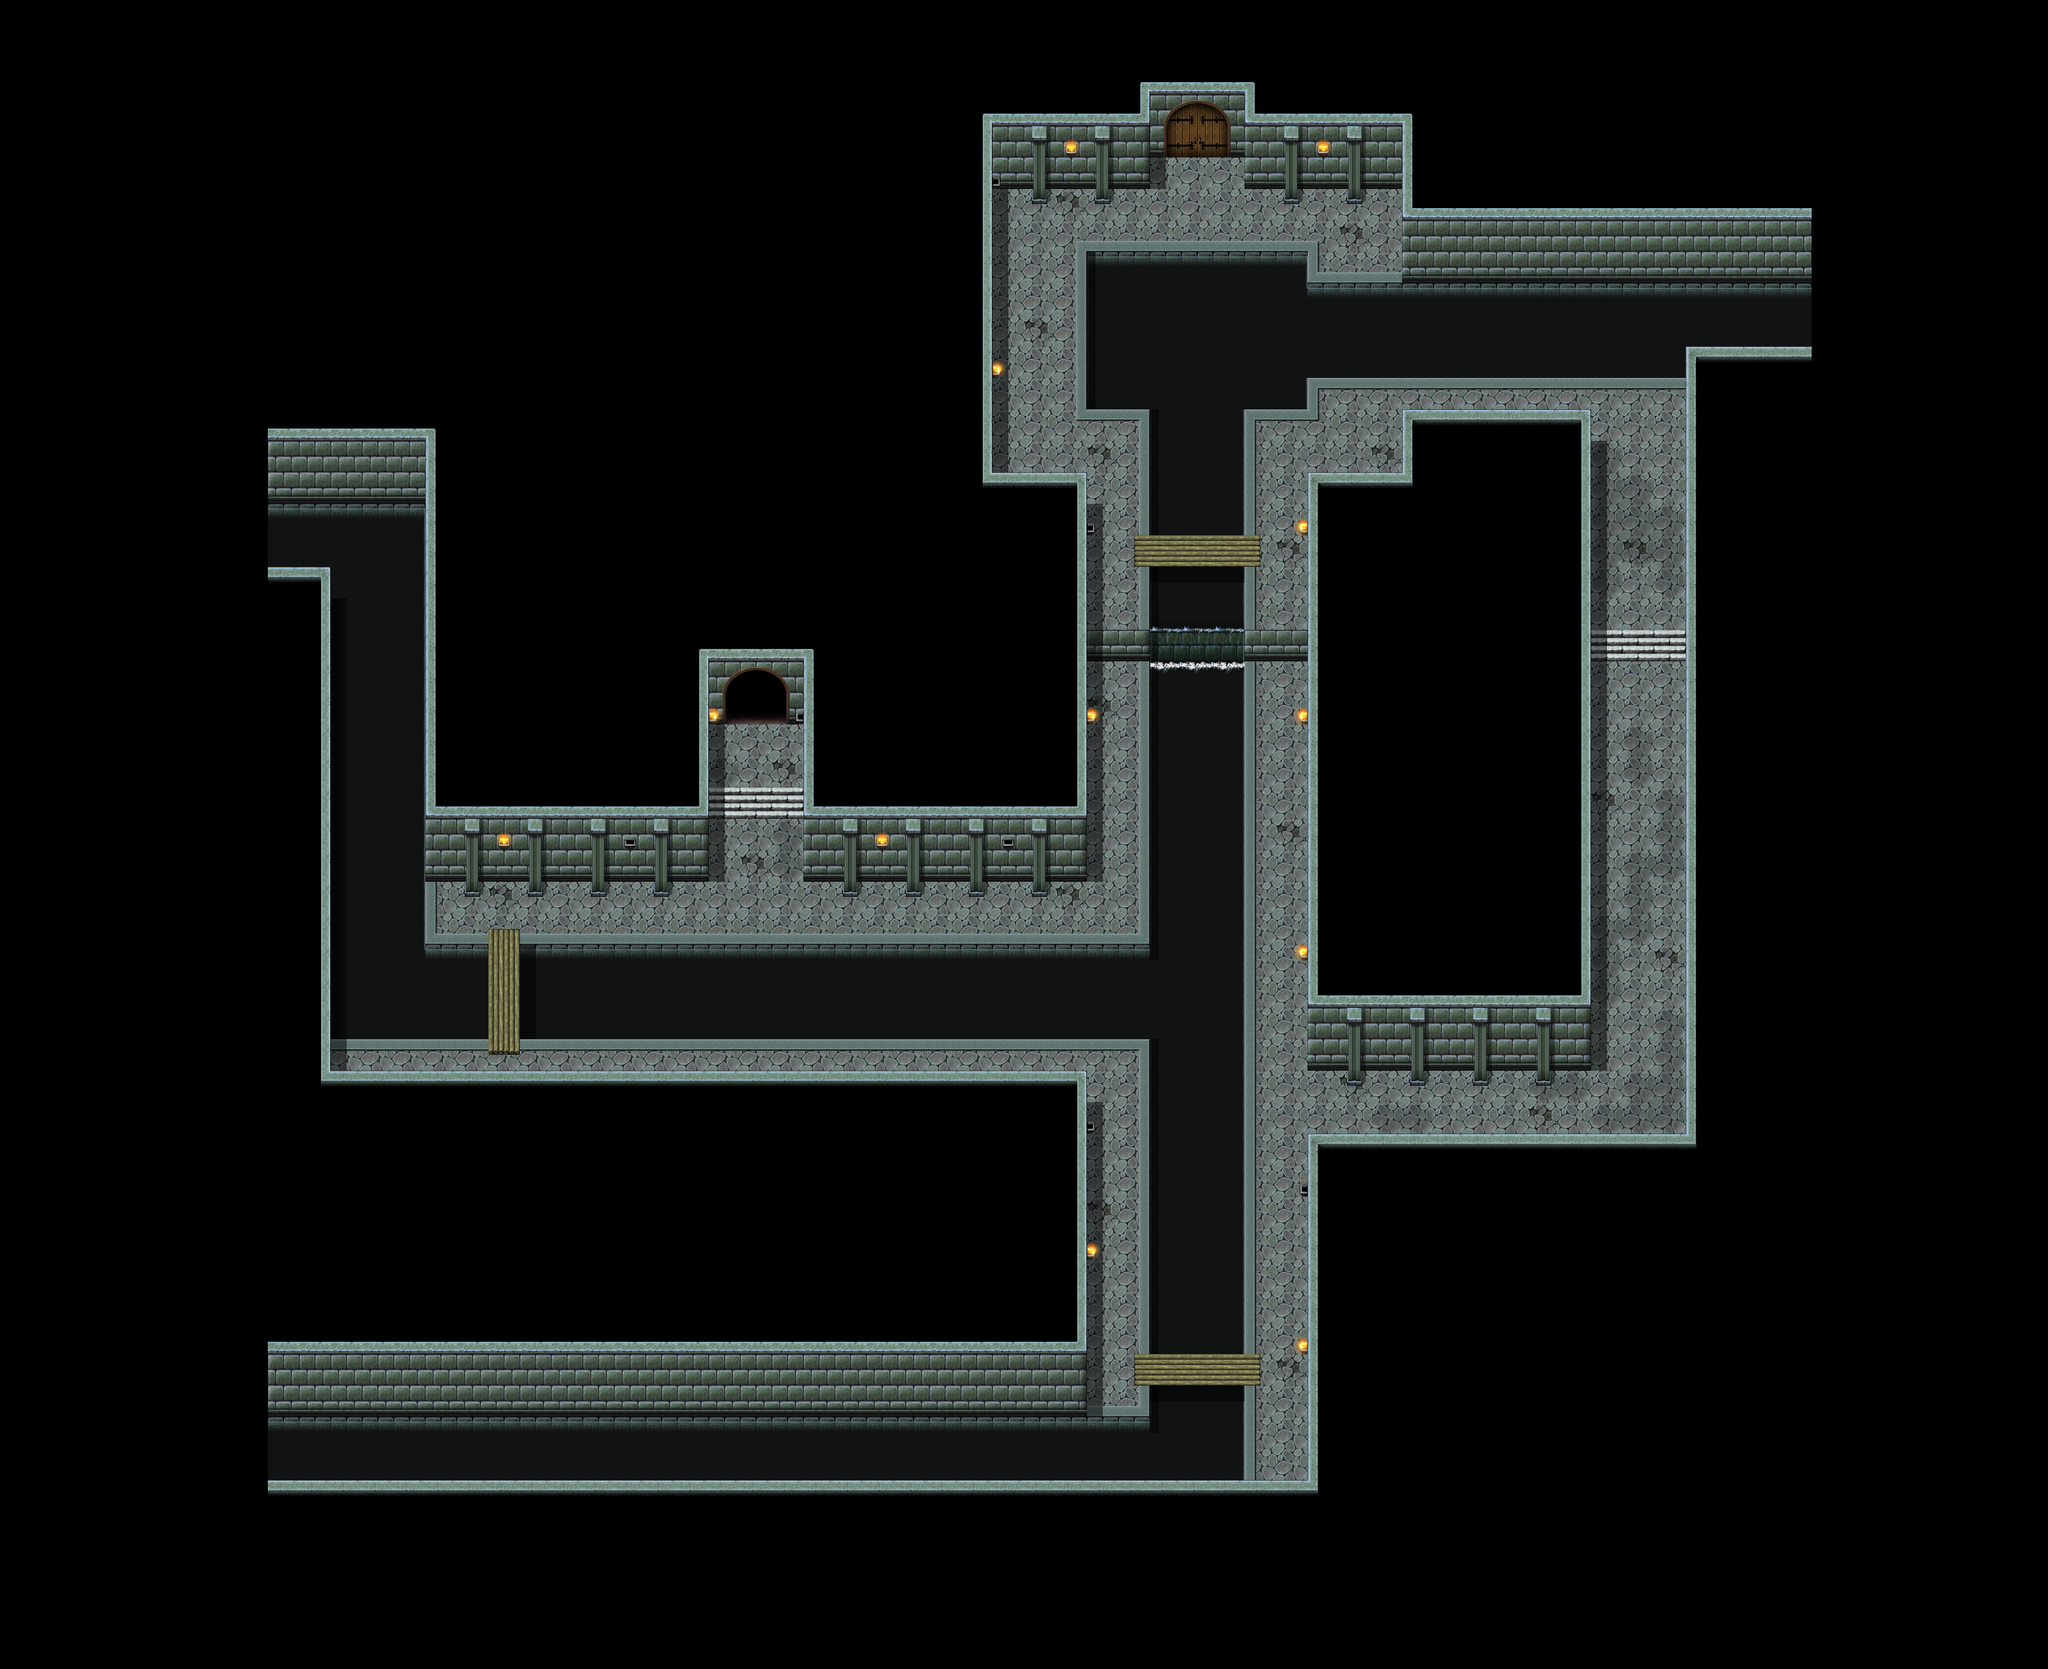

This is a level from a 2D game, rendered from its Tiled map with the project's own tilesets. A one-line summary and the map file follow, with tile-layer data summarised:
An orthogonal 130x106 tile map with 24x24 px tiles, 9 tile layers (under0_none, under1_ground, under2_objects, under3_water, ...), 7 tilesets and 68 objects (3x wood, 2x hero_s_hometown_mysterious_tunnel_b1_1, 2x hero_s_hometown_mysterious_tunnel_b2_2, door_large_round).

<map version="1.4" tiledversion="1.4.3" orientation="orthogonal" renderorder="right-down" width="130" height="106" tilewidth="24" tileheight="24" infinite="0" nextlayerid="23" nextobjectid="84">
 <properties>
  <property name="bgm" value="bgm_mysterious_tunnel" />
  <property name="bgs" value="bgs_river" />
  <property name="lightmap_player" value="light_player" />
  <property name="step_sound" value="stone" />
 </properties>
 <tileset firstgid="1" name="hero_s_hometown_mysterious_tunnel_b2_1" tilewidth="24" tileheight="24" tilecount="1180" columns="59">
  <image source="tilesets/hero_s_hometown_mysterious_tunnel_b2_1.png" width="1416" height="480" />
 </tileset>
 <tileset firstgid="1181" source="tilesets/fsm_flame02.tsx" />
 <tileset firstgid="1949" source="tilesets/fsm_inside01_a4.tsx" />
 <tileset firstgid="2909" source="tilesets/fsm_inside01_b.tsx" />
 <tileset firstgid="3933" source="tilesets/fsm_inside01_a1.tsx" />
 <tileset firstgid="4701" source="tilesets/fsm_waterobject01.tsx" />
 <tileset firstgid="5469" source="tilesets/fsm_inside01_e.tsx" />
 <layer id="15" name="under0_none" width="130" height="106">
  <data>[13780 cells, 0 non-empty, 0 distinct tile ids]</data>
 </layer>
 <layer id="1" name="under1_ground" width="130" height="106">
  <data>[13780 cells, 10288 non-empty, 190 distinct tile ids]</data>
 </layer>
 <layer id="16" name="under2_objects" width="130" height="106">
  <data>[13780 cells, 4 non-empty, 4 distinct tile ids]</data>
 </layer>
 <layer id="18" name="under3_water" width="130" height="106">
  <data>[13780 cells, 12 non-empty, 8 distinct tile ids]</data>
 </layer>
 <layer id="17" name="under4_shadows" width="130" height="106">
  <data>[13780 cells, 4 non-empty, 2 distinct tile ids]</data>
 </layer>
 <layer id="19" name="under5_water" width="130" height="106">
  <data>[13780 cells, 18 non-empty, 6 distinct tile ids]</data>
 </layer>
 <layer id="20" name="over6_objects" width="130" height="106">
  <data>[13780 cells, 163 non-empty, 23 distinct tile ids]</data>
 </layer>
 <layer id="21" name="over7_none" width="130" height="106">
  <data>[13780 cells, 0 non-empty, 0 distinct tile ids]</data>
 </layer>
 <layer id="22" name="over8_none" width="130" height="106">
  <data>[13780 cells, 0 non-empty, 0 distinct tile ids]</data>
 </layer>
 <objectgroup color="#0055ff" id="5" name="sound">
  <object id="1" name="wood" x="744" y="1416" width="48" height="192" />
  <object id="2" name="wood" x="1728" y="2064" width="192" height="72" />
  <object id="3" name="wood" x="1728" y="816" width="192" height="72" />
 </objectgroup>
 <objectgroup color="#aa0000" id="4" name="collision">
  <object id="4" x="408" y="0" width="672" height="1344" />
  <object id="5" x="408" y="1344" width="264" height="264" />
  <object id="6" x="672" y="1416" width="72" height="192" />
  <object id="7" x="792" y="1416" width="936" height="192" />
  <object id="9" x="408" y="1656" width="1248" height="888" />
  <object id="10" x="408" y="1608" width="96" height="48" />
  <object id="11" x="1080" y="0" width="432" height="1080" />
  <object id="13" x="1512" y="744" width="144" height="600" />
  <object id="14" x="1224" y="1080" width="288" height="264" />
  <object id="15" x="696" y="1344" width="48" height="24" />
  <object id="16" x="792" y="1344" width="48" height="24" />
  <object id="17" x="888" y="1344" width="48" height="24" />
  <object id="18" x="984" y="1344" width="48" height="24" />
  <object id="19" x="1272" y="1344" width="48" height="24" />
  <object id="20" x="1368" y="1344" width="48" height="24" />
  <object id="21" x="1464" y="1344" width="48" height="24" />
  <object id="22" x="1560" y="1344" width="48" height="24" />
  <object id="23" x="1656" y="2136" width="72" height="408" />
  <object id="24" x="1728" y="2112" width="192" height="432" />
  <object id="25" x="1920" y="2280" width="72" height="264" />
  <object id="26" x="1992" y="1752" width="768" height="792" />
  <object id="27" x="2568" y="600" width="192" height="1152" />
  <object id="28" x="1992" y="744" width="432" height="888" />
  <object id="29" x="2136" y="648" width="288" height="96" />
  <object id="30" x="2040" y="1632" width="48" height="24" />
  <object id="31" x="2136" y="1632" width="48" height="24" />
  <object id="32" x="2232" y="1632" width="48" height="24" />
  <object id="33" x="2328" y="1632" width="48" height="24" />
  <object id="34" x="1728" y="864" width="192" height="1200" />
  <object id="35" x="1656" y="960" width="72" height="48" />
  <object id="36" x="1920" y="960" width="72" height="48" />
  <object id="37" x="1632" y="360" width="384" height="288" />
  <object id="38" x="1728" y="648" width="192" height="168" />
  <object id="39" x="2016" y="408" width="744" height="192" />
  <object id="40" x="2136" y="0" width="624" height="408" />
  <object id="41" x="1512" y="0" width="240" height="288" />
  <object id="42" x="1752" y="0" width="144" height="216" />
  <object id="43" x="1896" y="0" width="240" height="288" />
  <object id="44" x="2040" y="288" width="48" height="24" />
  <object id="45" x="1944" y="288" width="48" height="24" />
  <object id="46" x="1656" y="288" width="48" height="24" />
  <object id="47" x="1560" y="288" width="48" height="24" />
  <object id="76" x="1200" y="1080" width="24" height="24" />
  <object id="77" x="1080" y="1080" width="24" height="24" />
  <object id="78" x="1752" y="216" width="24" height="24" />
  <object id="79" x="1872" y="216" width="24" height="24" />
 </objectgroup>
 <objectgroup color="#5500ff" id="7" name="rest">
  <object id="82" name="door_large_round" x="1752" y="144" width="144" height="96" />
 </objectgroup>
 <objectgroup color="#aa55ff" id="12" name="hero" />
 <objectgroup color="#55ff7f" id="13" name="npc" />
 <objectgroup color="#55aaff" id="3" name="spawn">
  <object id="74" name="hero_s_hometown_mysterious_tunnel_b1_1" x="1128" y="1104" width="48" height="24" />
  <object id="81" name="hero_s_hometown_mysterious_tunnel_b2_2" x="1800" y="240" width="48" height="24" />
 </objectgroup>
 <objectgroup color="#ffff7f" id="2" name="portal">
  <object id="75" name="hero_s_hometown_mysterious_tunnel_b1_1" x="1104" y="1080" width="96" height="24" />
  <object id="80" name="hero_s_hometown_mysterious_tunnel_b2_2" x="1776" y="216" width="96" height="24" />
 </objectgroup>
 <objectgroup color="#ffaa7f" id="14" name="warp" />
 <objectgroup color="#ffaa7f" id="11" name="save" />
 <objectgroup id="9" name="lower_texture" />
 <objectgroup id="10" name="upper_texture" />
 <objectgroup color="#ffff00" id="8" name="quest" />
 <objectgroup color="#ffffff" id="6" name="lights">
  <object id="48" x="762" y="1278" width="12" height="12" />
  <object id="50" x="1080" y="1086" width="12" height="12" />
  <object id="53" x="1338" y="1278" width="12" height="12" />
  <object id="58" x="1146" y="1650" width="12" height="12" />
  <object id="60" x="1656" y="1902" width="12" height="12" />
  <object id="62" x="1980" y="2046" width="12" height="12" />
  <object id="63" x="1980" y="1446" width="12" height="12" />
  <object id="64" x="1980" y="1086" width="12" height="12" />
  <object id="65" x="1656" y="1086" width="12" height="12" />
  <object id="67" x="1980" y="798" width="12" height="12" />
  <object id="68" x="1512" y="558" width="12" height="12" />
  <object id="71" x="2010" y="222" width="12" height="12" />
  <object id="73" x="2250" y="642" width="12" height="12" />
  <object id="83" x="1626" y="222" width="12" height="12" />
 </objectgroup>
</map>
